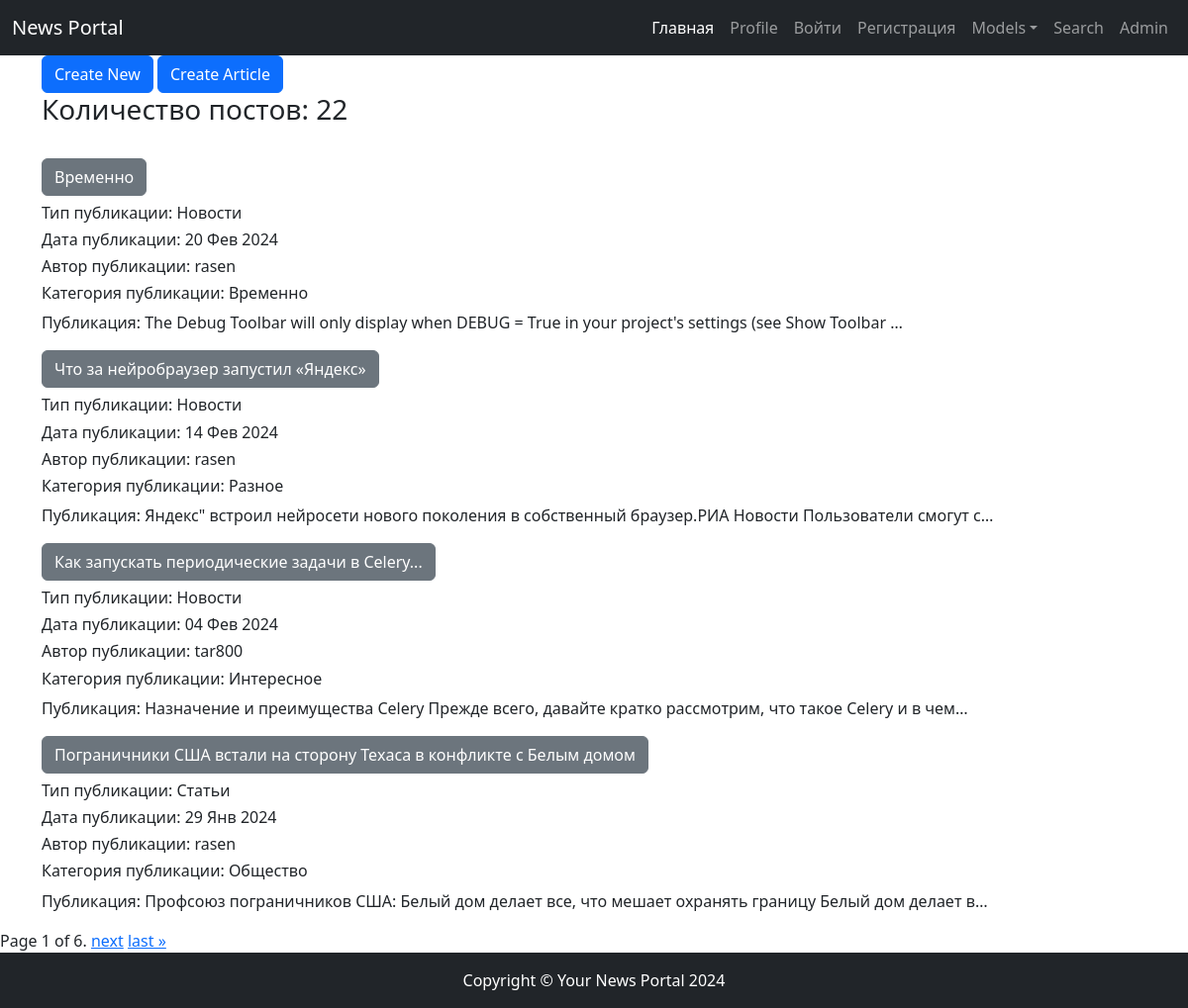
Page /news/ on the committed database.
### news/models.py (models this page shows, shortened)
class Post(models.Model):
    news = 'NE'
    articles = 'AR'
    TYPES = [
        (news, 'Новости'),
        (articles, 'Статьи')
    ]
    author = models.ForeignKey(Author, on_delete=models.CASCADE)
    choice_types = models.CharField(max_length=2, choices=TYPES, default=news)
    time_in = models.DateTimeField(default=timezone.now)
    categories_post = models.ManyToManyField(Category, through='PostCategory')
    title = models.CharField(max_length=240, default='')
    content = models.TextField(blank=False)
    rate_new = models.IntegerField(default=0)
    def get_categories_post(self):    # для posts.html (вывод категории)
        return self.categories_post.all()[0]

class Author(models.Model):
    user = models.OneToOneField(User, on_delete=models.CASCADE)
    rating = models.IntegerField(default=0)
    def __str__(self):
        return f'{self.user.username}'

class Category(models.Model):
    category_name = models.CharField(max_length=200, unique=True)
    subscribers = models.ManyToManyField(User, related_name='categories')
    def __str__(self):
        return f'{self.category_name}'

### news/views/post.py (the view)
# urls.py: path('news/', PostList.as_view(), name='posts'),
class PostList(ListView):
    model = Post
    ordering = '-time_in'
    template_name = APP + 'posts.html'
    context_object_name = 'posts'
    paginate_by = 4
    queryset = Post.objects.prefetch_related('categories_post')
    def get_context_data(self, **kwargs):
        context = super().get_context_data(**kwargs)
        context['title'] = 'Список постов'
        logger.error('Проверка списка новостей (error)')
        return context

### news/templates/news/posts.html (shortened to what this page needs)
{% extends 'default.html' %}
{% load cache %}
{% cache 300 content %}
{% block content %}
    <a class="btn btn-primary" href="/news/create/" role="button">Create New</a>
    <a class="btn btn-primary" href="/news/articles/create/" role="button">Create Article</a>
    <br>
    <h3>Количество постов: {{ page_obj.paginator.count }}</h3>
    <br>
    {% for post in posts %}
      <div class="mb-3">
      <h5><b class="text-center"><a href={{ post.pk }} class="btn btn-secondary">{{ post.title|truncatechars:100 }}</a></b></h5>
      <h6>Тип публикации: {{ post.get_choice_types_display }}</h6>
      <h6>Дата публикации: {{ post.time_in|date:'d M Y' }} </h6>
      <h6>Автор публикации: {{ post.author }} </h6>
      <h6> Категория публикации: {{ post.get_categories_post }} </h6>
      <span>Публикация: {{ post.content|truncatechars:100 }}</span>
      </div>
    {% empty %}
        <h3>Новостей нет!</h3>
    {% endfor %}
</div>
<div class="pagination">
   <span>
       <span class="current">
         Page {{ page_obj.number }} of {{ page_obj.paginator.num_pages }}.
      </span>
       {% if page_obj.has_next %}
            <a href="?page={{ page_obj.next_page_number }}">next</a>
            <a href="?page={{ page_obj.paginator.num_pages }}">last &raquo;</a>
       {% endif %}
   </span>
</div>
{% endblock content %}
{% endcache %}

### rows in the picture
Post: title "Временно", choice_types "Новости", time_in "20 Фев 2024", author "rasen", get_categories_post "Временно", content "The Debug Toolbar will only display when DEBUG = True in your project's settings (see Show Toolbar …"
Post: title "Что за нейробраузер запустил «Яндекс»", choice_types "Новости", time_in "14 Фев 2024", author "rasen", get_categories_post "Разное", content "Яндекс\" встроил нейросети нового поколения в собственный браузер.РИА Новости Пользователи смогут с…"
Post: title "Как запускать периодические задачи в Celery...", choice_types "Новости", time_in "04 Фев 2024", author "tar800", get_categories_post "Интересное", content "Назначение и преимущества Celery Прежде всего, давайте кратко рассмотрим, что такое Celery и в чем…"
Post: title "Пограничники США встали на сторону Техаса в конфликте с Белым домом", choice_types "Статьи", time_in "29 Янв 2024", author "rasen", get_categories_post "Общество", content "Профсоюз пограничников США: Белый дом делает все, что мешает охранять границу Белый дом делает в…"

### other values in the picture
{{ page_obj.paginator.count }} "22"
{{ page_obj.number }} "1"
{{ page_obj.paginator.num_pages }} "6"
